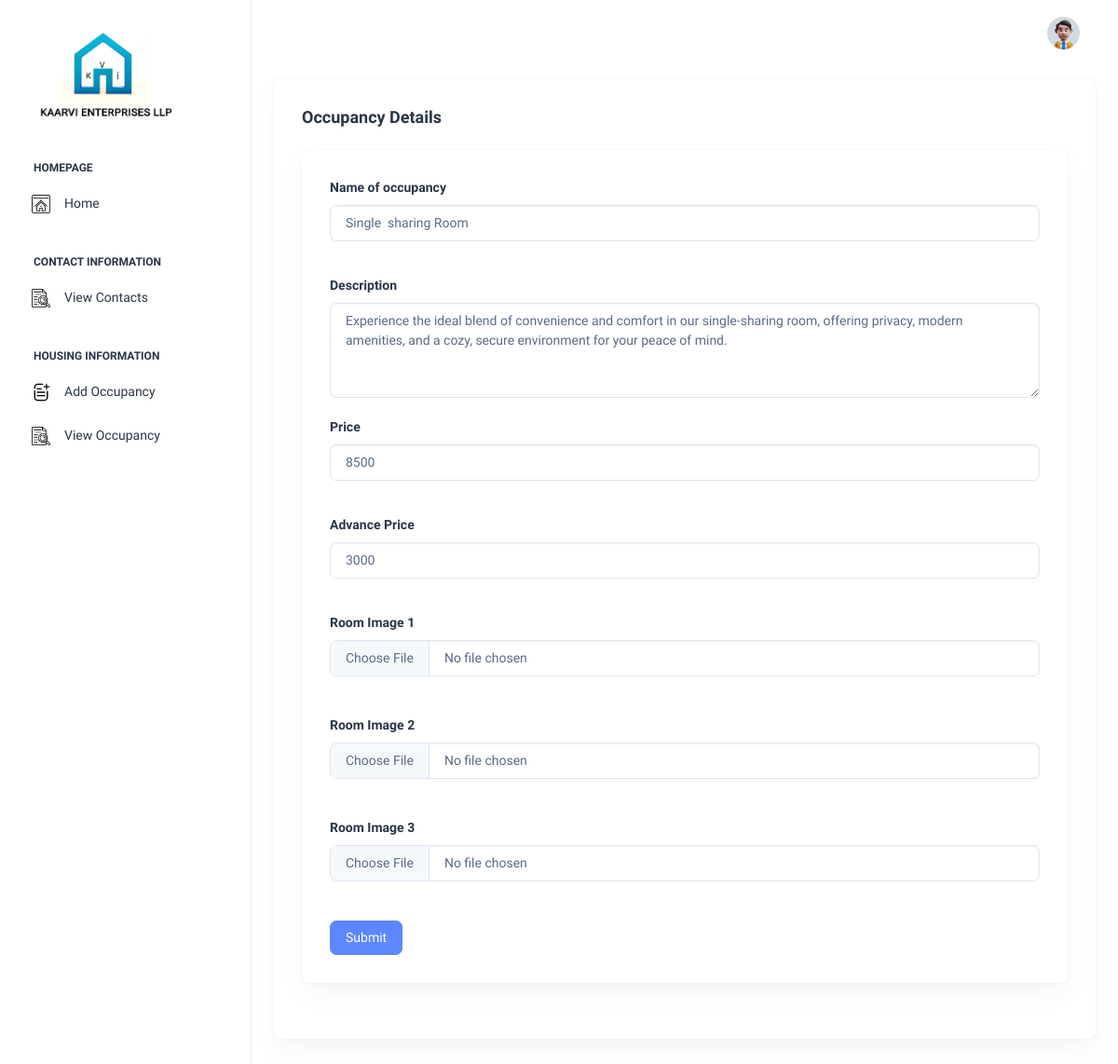
The app's page /Backend/editdetails/12/ with its own data.
### Backend/models.py (models this page shows)
class DetailsDB(models.Model):
    name = models.CharField(max_length=100, null=True, blank=True)
    description = models.CharField(max_length=500, null=True, blank=True)
    price = models.IntegerField(null=True, blank=True)
    advprice = models.IntegerField(null=True, blank=True)
    roomimage1 = models.ImageField(upload_to="Room_images", null=True, blank=True)
    roomimage2 = models.ImageField(upload_to="Room_images", null=True, blank=True)
    roomimage3 = models.ImageField(upload_to="Room_images", null=True, blank=True)

### Backend/views.py (the view)
# urls.py: path('editdetails/<int:Did>/', views.editdetails, name="editdetails"),
def editdetails(req, Did):
    data = DetailsDB.objects.get(id=Did)
    return render(req, "editdetails.html", {'data': data})

### Backend/templates/editdetails.html (shortened to what this page needs)
<!DOCTYPE html>
<html lang="en">
{% extends 'index.html' %}
{% block content %}
<head>
</head>
<body>
<div class="card">
            <div class="card-body">
              <h5 class="card-title fw-semibold mb-4">Occupancy Details</h5>
              <div class="card">
                <div class="card-body">
                  <form class="forms-sample"  method="post" action="{% url 'updatedetails' Uid=data.id %}" enctype="multipart/form-data">
                    <div class="mb-3">
                      <label for="exampleInputEmail1" class="form-label">Name of occupancy </label>
                      <input type="text" class="form-control" id="exampleInputEmail1" placeholder="Name"  aria-describedby="emailHelp" required name="name" value="{{data.name}}">
                    </div><br>
                     <div class="form-group">
                      <label for="exampleInputEmail1" class="form-label"> Description </label>
                      <textarea  class="form-control" id="exampleTextarea1" rows="4" placeholder="Description" required name="description">{{data.description}}</textarea>
                    </div><br>
                    <div class="mb-3">
                      <label for="exampleInputPassword1" class="form-label">Price</label>
                      <input type="number" class="form-control" id="exampleInputPassword1" placeholder="Price" name="price" required  value="{{data.price}}">
                    </div><br>
                    <div class="mb-3">
                      <label for="exampleInputPassword1" class="form-label">Advance Price</label>
                      <input type="number" class="form-control" id="exampleInputPsword1" name="advprice"  placeholder="Adv Price" required value="{{data.advprice}}">
                    </div><br>
                    <div class="form-group">
                       <label for="exampleInputPassword1" class="form-label">Room Image 1</label>
                      <input type="file" class="form-control" placeholder=" Image" name="roomimage1" required value="{{data.roomimage1}}">
                    </div><br><br>
                    <div class="form-group">
                       <label for="exampleInputPassword1" class="form-label">Room Image 2</label>
                      <input type="file" class="form-control" placeholder=" Image" name="roomimage2" required value="{{data.roomimage2}}">
                    </div><br><br>
                    <div class="form-group">
                       <label for="exampleInputPassword1" class="form-label">Room Image 3</label>
                      <input type="file" class="form-control" placeholder=" Image" name="roomimage3" required value="{{data.roomimage3}}">
                    </div><br><br>
                    <button type="submit" class="btn btn-primary">Submit</button>
                  </form>
                </div>
              </div>
            </div>
          </div>
</body>
</html>
{% endblock %}

### records on screen
DetailsDB: name "Single sharing Room", description "Experience the ideal blend of convenience and comfort in our single-sharing room, offering privacy, modern amenities, and a cozy, secure environment for your peace of mind.", price "8500", advprice "3000"
